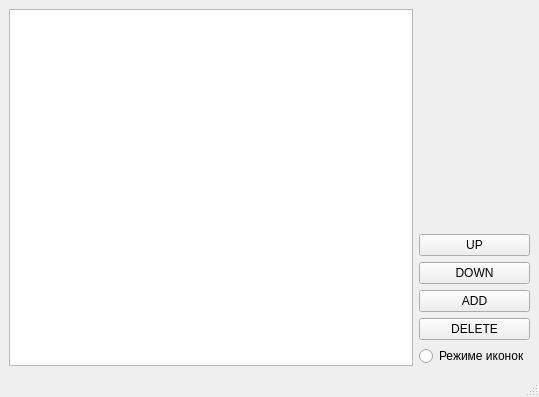
<?xml version="1.0" encoding="UTF-8"?>
<ui version="4.0">
 <class>MainWindow</class>
 <widget class="QMainWindow" name="MainWindow">
  <property name="geometry">
   <rect>
    <x>0</x>
    <y>0</y>
    <width>539</width>
    <height>397</height>
   </rect>
  </property>
  <property name="windowTitle">
   <string>MainWindow</string>
  </property>
  <widget class="QWidget" name="centralwidget">
   <layout class="QHBoxLayout" name="horizontalLayout">
    <item>
     <widget class="QListView" name="listView"/>
    </item>
    <item>
     <layout class="QVBoxLayout" name="verticalLayout">
      <item>
       <spacer name="verticalSpacer">
        <property name="orientation">
         <enum>Qt::Vertical</enum>
        </property>
        <property name="sizeHint" stdset="0">
         <size>
          <width>20</width>
          <height>40</height>
         </size>
        </property>
       </spacer>
      </item>
      <item>
       <widget class="QPushButton" name="btnUp">
        <property name="text">
         <string>UP</string>
        </property>
       </widget>
      </item>
      <item>
       <widget class="QPushButton" name="btnDown">
        <property name="text">
         <string>DOWN</string>
        </property>
       </widget>
      </item>
      <item>
       <widget class="QPushButton" name="btnAdd">
        <property name="text">
         <string>ADD</string>
        </property>
       </widget>
      </item>
      <item>
       <widget class="QPushButton" name="btnDelete">
        <property name="text">
         <string>DELETE</string>
        </property>
       </widget>
      </item>
      <item>
       <widget class="QRadioButton" name="iconMode">
        <property name="text">
         <string>Режиме иконок</string>
        </property>
       </widget>
      </item>
     </layout>
    </item>
   </layout>
  </widget>
  <widget class="QMenuBar" name="menubar">
   <property name="geometry">
    <rect>
     <x>0</x>
     <y>0</y>
     <width>539</width>
     <height>21</height>
    </rect>
   </property>
  </widget>
  <widget class="QStatusBar" name="statusbar"/>
 </widget>
 <resources/>
 <connections/>
</ui>
